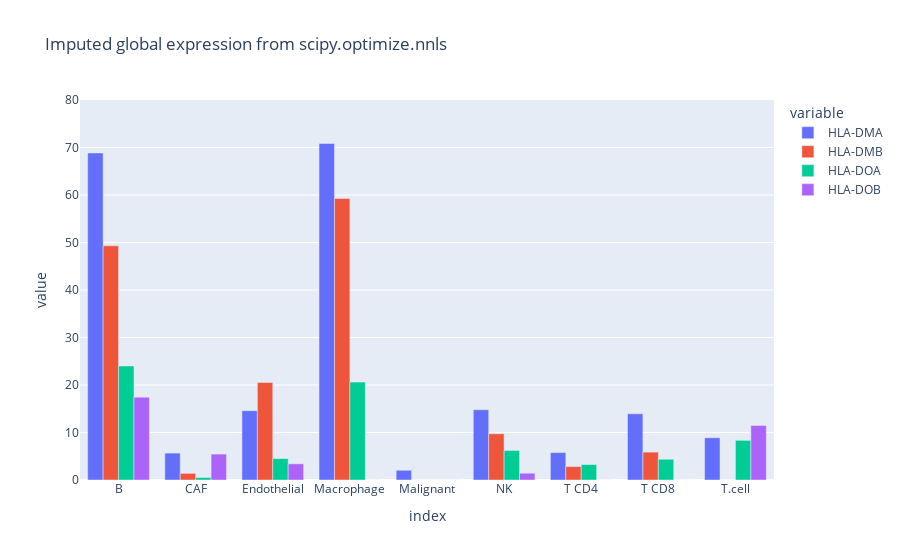

Write notebook code for a chart like this one.
### Code cell
fig = px.bar(
    imputed_geps_scipy.loc[example_genes[0:4]].T,
    barmode="group",
    title="Imputed global expression from scipy.optimize.nnls",
)
fig.update_yaxes(range=[0, 80])

### Figure 1 — Plotly figure (JSON) as saved in the notebook; plotly's stock layout.template omitted (floating-point values rounded to 4 significant figures)
{"data": [{"alignmentgroup": "True", "hovertemplate": "variable=HLA-DMA<br>index=%{x}<br>value=%{y}<extra></extra>", "legendgroup": "HLA-DMA", "marker": {"color": "#636efa", "pattern": {"shape": ""}}, "name": "HLA-DMA", "offsetgroup": "HLA-DMA", "orientation": "v", "showlegend": true, "textposition": "auto", "type": "bar", "x": ["B", "CAF", "Endothelial", "Macrophage", "Malignant", "NK", "T CD4", "T CD8", "T.cell"], "xaxis": "x", "y": [68.85, 5.663, 14.59, 70.85, 2.056, 14.79, 5.77, 13.93, 8.895], "yaxis": "y"}, {"alignmentgroup": "True", "hovertemplate": "variable=HLA-DMB<br>index=%{x}<br>value=%{y}<extra></extra>", "legendgroup": "HLA-DMB", "marker": {"color": "#EF553B", "pattern": {"shape": ""}}, "name": "HLA-DMB", "offsetgroup": "HLA-DMB", "orientation": "v", "showlegend": true, "textposition": "auto", "type": "bar", "x": ["B", "CAF", "Endothelial", "Macrophage", "Malignant", "NK", "T CD4", "T CD8", "T.cell"], "xaxis": "x", "y": [49.32, 1.397, 20.53, 59.27, 0, 9.731, 2.828, 5.874, 0], "yaxis": "y"}, {"alignmentgroup": "True", "hovertemplate": "variable=HLA-DOA<br>index=%{x}<br>value=%{y}<extra></extra>", "legendgroup": "HLA-DOA", "marker": {"color": "#00cc96", "pattern": {"shape": ""}}, "name": "HLA-DOA", "offsetgroup": "HLA-DOA", "orientation": "v", "showlegend": true, "textposition": "auto", "type": "bar", "x": ["B", "CAF", "Endothelial", "Macrophage", "Malignant", "NK", "T CD4", "T CD8", "T.cell"], "xaxis": "x", "y": [24.0, 0.5193, 4.499, 20.61, 0, 6.214, 3.252, 4.37, 8.345], "yaxis": "y"}, {"alignmentgroup": "True", "hovertemplate": "variable=HLA-DOB<br>index=%{x}<br>value=%{y}<extra></extra>", "legendgroup": "HLA-DOB", "marker": {"color": "#ab63fa", "pattern": {"shape": ""}}, "name": "HLA-DOB", "offsetgroup": "HLA-DOB", "orientation": "v", "showlegend": true, "textposition": "auto", "type": "bar", "x": ["B", "CAF", "Endothelial", "Macrophage", "Malignant", "NK", "T CD4", "T CD8", "T.cell"], "xaxis": "x", "y": [17.45, 5.455, 3.411, 0, 0, 1.434, 0, 0, 11.49], "yaxis": "y"}], "layout": {"barmode": "group", "legend": {"title": {"text": "variable"}, "tracegroupgap": 0}, "title": {"text": "Imputed global expression from scipy.optimize.nnls"}, "xaxis": {"anchor": "y", "domain": [0, 1], "title": {"text": "index"}}, "yaxis": {"anchor": "x", "domain": [0, 1], "range": [0, 80], "title": {"text": "value"}}}}
